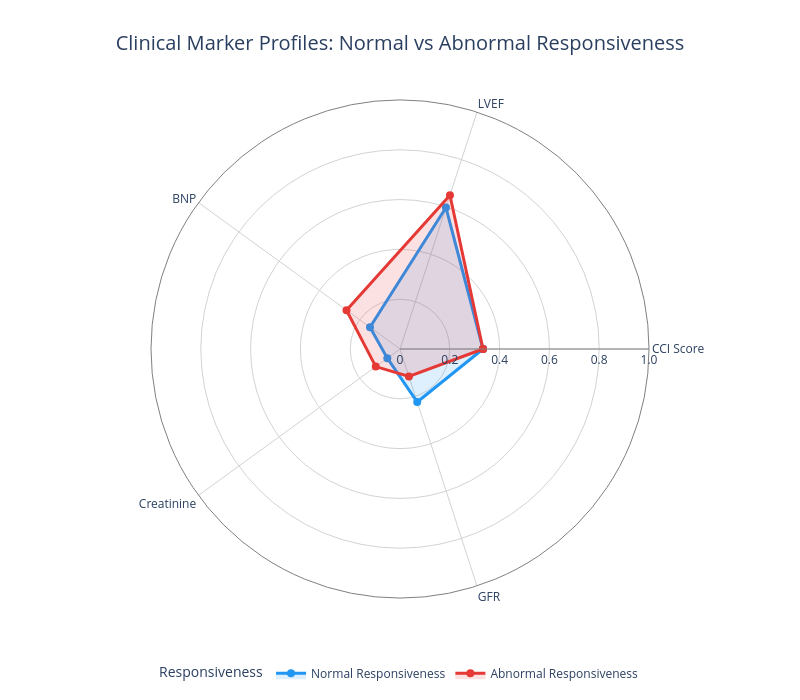

Notebook code for this chart:
### Code cell
# ------------------------------------------------------------
# STEP 2: Create Normal / Abnormal responsiveness
# ------------------------------------------------------------

df["Response_Status"] = df["consciousness"].apply(
    lambda x: "Normal"
    if str(x).strip().lower() == "clear"
    else "Abnormal"
)

print("Responsiveness Distribution:")
print(df["Response_Status"].value_counts())


# ------------------------------------------------------------
# STEP 3: Convert clinical markers to numeric
# ------------------------------------------------------------

markers = [
    "cci_score",
    "lvef",
    "brain_natriuretic_peptide",
    "creatinine_enzymatic_method",
    "glomerular_filtration_rate"
]

for col in markers:
    df[col] = pd.to_numeric(
        df[col],
        errors="coerce"
    )


# ------------------------------------------------------------
# STEP 4: Check missing values
# ------------------------------------------------------------

print("\nMissing Values:")
print(df[markers].isnull().sum())


# ------------------------------------------------------------
# STEP 5: Normalize clinical markers
# Min-Max Normalization: 0 to 1
# ------------------------------------------------------------

normalized_df = df.copy()

for col in markers:

    min_val = df[col].min()
    max_val = df[col].max()

    if pd.notna(min_val) and pd.notna(max_val):

        if max_val != min_val:

            normalized_df[col] = (
                (df[col] - min_val)
                /
                (max_val - min_val)
            )

        else:
            normalized_df[col] = 0


# ------------------------------------------------------------
# STEP 6: Calculate median marker values
# by responsiveness status
# ------------------------------------------------------------

radar_data = (
    normalized_df
    .groupby("Response_Status")[markers]
    .median()
)

print("\nNormalized Median Clinical Markers:")

display(
    radar_data.round(3)
)


# ------------------------------------------------------------
# STEP 7: Give markers readable names
# ------------------------------------------------------------

labels = [
    "CCI Score",
    "LVEF",
    "BNP",
    "Creatinine",
    "GFR"
]


# ------------------------------------------------------------
# STEP 8: Extract Normal responsiveness values
# ------------------------------------------------------------

normal_values = (
    radar_data
    .loc["Normal", markers]
    .tolist()
)


# ------------------------------------------------------------
# STEP 9: Extract Abnormal responsiveness values
# ------------------------------------------------------------

abnormal_values = (
    radar_data
    .loc["Abnormal", markers]
    .tolist()
)


# ------------------------------------------------------------
# STEP 10: Close the radar chart
# ------------------------------------------------------------

radar_labels = labels + [labels[0]]

normal_values = (
    normal_values
    + [normal_values[0]]
)

abnormal_values = (
    abnormal_values
    + [abnormal_values[0]]
)


# ------------------------------------------------------------
# STEP 11: Create interactive radar chart
# ------------------------------------------------------------

fig = go.Figure()


# ------------------------------------------------------------
# Normal Responsiveness
# ------------------------------------------------------------

fig.add_trace(

    go.Scatterpolar(

        r=normal_values,

        theta=radar_labels,

        fill="toself",

        name="Normal Responsiveness",

        line=dict(
            color="#2196F3",
            width=3
        ),

        marker=dict(
            color="#2196F3",
            size=8
        ),

        fillcolor="rgba(33, 150, 243, 0.15)",

        hovertemplate=(
            "<b>Normal Responsiveness</b><br>"
            "Marker: %{theta}<br>"
            "Normalized Median: %{r:.3f}"
            "<extra></extra>"
        )
    )
)


# ------------------------------------------------------------
# Abnormal Responsiveness
# ------------------------------------------------------------

fig.add_trace(

    go.Scatterpolar(

        r=abnormal_values,

        theta=radar_labels,

        fill="toself",

        name="Abnormal Responsiveness",

        line=dict(
            color="#E53935",
            width=3
        ),

        marker=dict(
            color="#E53935",
            size=8
        ),

        fillcolor="rgba(229, 57, 53, 0.15)",

        hovertemplate=(
            "<b>Abnormal Responsiveness</b><br>"
            "Marker: %{theta}<br>"
            "Normalized Median: %{r:.3f}"
            "<extra></extra>"
        )
    )
)


# ------------------------------------------------------------
# STEP 12: Format radar chart
# ------------------------------------------------------------

fig.update_layout(

    title=dict(

        text=(
            "Clinical Marker Profiles: "
            "Normal vs Abnormal Responsiveness"
        ),

        x=0.5,

        xanchor="center",

        font=dict(
            size=20
        )
    ),

    polar=dict(

        bgcolor="white",

        radialaxis=dict(

            visible=True,

            range=[0, 1],

            tickvals=[
                0,
                0.2,
                0.4,
                0.6,
                0.8,
                1.0
            ],

            ticktext=[
                "0",
                "0.2",
                "0.4",
                "0.6",
                "0.8",
                "1.0"
            ],

            gridcolor="lightgray",

            linecolor="gray"
        ),

        angularaxis=dict(

            gridcolor="lightgray",

            linecolor="gray"
        )
    ),

    legend=dict(

        title="Responsiveness",

        orientation="h",

        yanchor="bottom",

        y=-0.18,

        xanchor="center",

        x=0.5
    ),

    width=800,

    height=700,

    template="plotly_white",

    margin=dict(
        l=80,
        r=80,
        t=100,
        b=100
    )
)


# ------------------------------------------------------------
# STEP 13: Display interactive radar chart
# ------------------------------------------------------------

fig.show()

### Figure 1 — Plotly figure (JSON) as saved in the notebook; plotly's stock layout.template omitted (floating-point values rounded to 4 significant figures)
{"data": [{"fill": "toself", "fillcolor": "rgba(33, 150, 243, 0.15)", "hovertemplate": "<b>Normal Responsiveness</b><br>Marker: %{theta}<br>Normalized Median: %{r:.3f}<extra></extra>", "line": {"color": "#2196F3", "width": 3}, "marker": {"color": "#2196F3", "size": 8}, "name": "Normal Responsiveness", "r": [0.3333, 0.5974, 0.1489, 0.06294, 0.224, 0.3333], "theta": ["CCI Score", "LVEF", "BNP", "Creatinine", "GFR", "CCI Score"], "type": "scatterpolar"}, {"fill": "toself", "fillcolor": "rgba(229, 57, 53, 0.15)", "hovertemplate": "<b>Abnormal Responsiveness</b><br>Marker: %{theta}<br>Normalized Median: %{r:.3f}<extra></extra>", "line": {"color": "#E53935", "width": 3}, "marker": {"color": "#E53935", "size": 8}, "name": "Abnormal Responsiveness", "r": [0.3333, 0.6494, 0.2656, 0.1203, 0.1159, 0.3333], "theta": ["CCI Score", "LVEF", "BNP", "Creatinine", "GFR", "CCI Score"], "type": "scatterpolar"}], "layout": {"height": 700, "legend": {"orientation": "h", "title": {"text": "Responsiveness"}, "x": 0.5, "xanchor": "center", "y": -0.18, "yanchor": "bottom"}, "margin": {"b": 100, "l": 80, "r": 80, "t": 100}, "polar": {"angularaxis": {"gridcolor": "lightgray", "linecolor": "gray"}, "bgcolor": "white", "radialaxis": {"gridcolor": "lightgray", "linecolor": "gray", "range": [0, 1], "ticktext": ["0", "0.2", "0.4", "0.6", "0.8", "1.0"], "tickvals": [0, 0.2, 0.4, 0.6, 0.8, 1], "visible": true}}, "title": {"font": {"size": 20}, "text": "Clinical Marker Profiles: Normal vs Abnormal Responsiveness", "x": 0.5, "xanchor": "center"}, "width": 800}}
